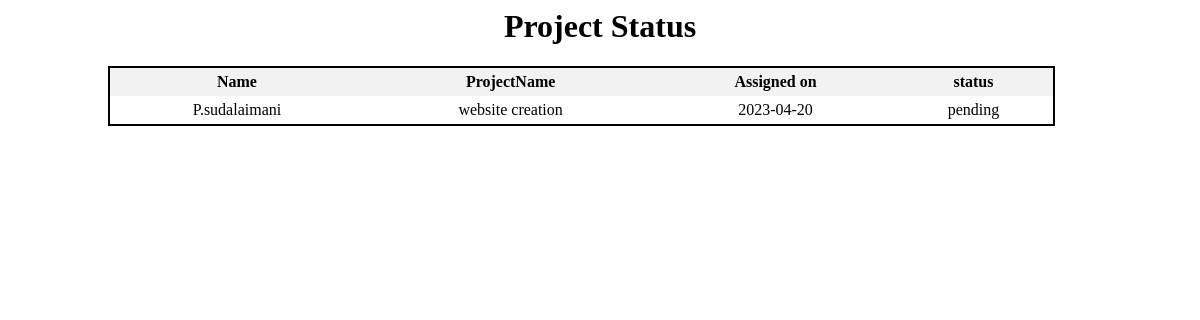
Page /employee/prostatus.php (signed in) on the committed database.
### tables this page shows
CREATE TABLE IF NOT EXISTS `staff_tbl` (
  `id` int(11) NOT NULL AUTO_INCREMENT,
  `name` varchar(50) DEFAULT NULL,
  `gender` enum('Male','Female','Other') DEFAULT NULL,
  `email` varchar(50) DEFAULT NULL,
  `mobile` varchar(20) DEFAULT NULL,
  `dob` date DEFAULT NULL,
  `doj` date DEFAULT NULL,
  `address` varchar(100) DEFAULT NULL,
  `city` varchar(50) DEFAULT NULL,
  `state` varchar(50) DEFAULT NULL,
  `country` varchar(50) DEFAULT NULL,
  `department` varchar(50) DEFAULT NULL,
  `picture` varchar(255) DEFAULT NULL,
  PRIMARY KEY (`id`)
);

CREATE TABLE IF NOT EXISTS `project_tbl` (
  `id` int(11) NOT NULL AUTO_INCREMENT,
  `staff_id` int(11) NOT NULL,
  `project_name` text NOT NULL,
  `last_date` date NOT NULL,
  `added_on` date NOT NULL,
  `status` varchar(40) NOT NULL,
  PRIMARY KEY (`id`)
);

### employee/prostatus.php (the view, shortened to what this page needs)
<head>
    <link rel="stylesheet" type="text/css" href="table.css">
    </head>
<?php
    include"../config.php";
    $username=$_SESSION['username'];
    $password=$_SESSION['password'];
$sql = "SELECT s.*,p.* FROM staff_tbl s
    JOIN project_tbl p ON p.staff_id=s.id
    WHERE s.email = '$username' AND s.mobile='$password'";
    $result = mysqli_query($conn, $sql);
if (mysqli_num_rows($result) > 0) {
      echo"<H1 	align='center'>Project Status</H1>";
     echo"<table>
     <tr>
<thead>
<th>Name</th>
<th>ProjectName</th>
<th>Assigned on</th>
<th> status</th>
</thead>
</tr>";
while($row=mysqli_fetch_assoc($result)){
echo"<tr>
<td>".$row['name']."</td>
<td>".$row['project_name']."</td>
<td>".$row['added_on']."</td>
<td>".$row['status']."</td>
</tr>";
}
echo"</table>";
}
else{
	echo"NO DATA FOUND";
}
?>

### employee/table.css (style rules this page uses)
table { margin-left: 100px; border-collapse: collapse; border-spacing: 0; width: 80%; border: 2px solid; }
th, td { text-align: center; padding: 5px; }
th { align-content: center; background-color: #f2f2f2; }

### rows in the picture
staff_tbl: name "P.sudalaimani", project_tbl.project_name "website creation", project_tbl.added_on "2023-04-20", project_tbl.status "pending"
